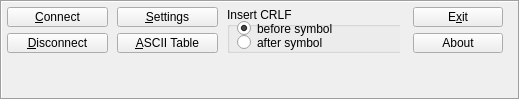
     <widget class="QFrame" name="topBar">
      <property name="sizePolicy">
       <sizepolicy hsizetype="Minimum" vsizetype="Fixed">
        <horstretch>0</horstretch>
        <verstretch>0</verstretch>
       </sizepolicy>
      </property>
      <property name="minimumSize">
       <size>
        <width>520</width>
        <height>60</height>
       </size>
      </property>
      <property name="contextMenuPolicy">
       <enum>Qt::NoContextMenu</enum>
      </property>
      <property name="layoutDirection">
       <enum>Qt::LeftToRight</enum>
      </property>
      <property name="frameShape">
       <enum>QFrame::Box</enum>
      </property>
      <property name="frameShadow">
       <enum>QFrame::Sunken</enum>
      </property>
      <layout class="QHBoxLayout">
       <property name="spacing">
        <number>3</number>
       </property>
       <property name="margin">
        <number>5</number>
       </property>
       <item>
        <widget class="QFrame" name="topFrameL">
         <property name="contextMenuPolicy">
          <enum>Qt::NoContextMenu</enum>
         </property>
         <property name="frameShape">
          <enum>QFrame::NoFrame</enum>
         </property>
         <property name="frameShadow">
          <enum>QFrame::Raised</enum>
         </property>
         <widget class="QPushButton" name="buttonConnect">
          <property name="geometry">
           <rect>
            <x>0</x>
            <y>0</y>
            <width>101</width>
            <height>20</height>
           </rect>
          </property>
          <property name="contextMenuPolicy">
           <enum>Qt::NoContextMenu</enum>
          </property>
          <property name="statusTip">
           <string>Connect To Device</string>
          </property>
          <property name="whatsThis">
           <string>Connect to device</string>
          </property>
          <property name="text">
           <string>&amp;Connect</string>
          </property>
          <property name="icon">
           <iconset resource="main.qrc">
            <normaloff>:/images/connect.png</normaloff>:/images/connect.png</iconset>
          </property>
          <property name="autoDefault">
           <bool>false</bool>
          </property>
         </widget>
         <widget class="QPushButton" name="buttonSettings">
          <property name="geometry">
           <rect>
            <x>110</x>
            <y>0</y>
            <width>101</width>
            <height>20</height>
           </rect>
          </property>
          <property name="contextMenuPolicy">
           <enum>Qt::NoContextMenu</enum>
          </property>
          <property name="statusTip">
           <string>Go to Device Settings Dialog</string>
          </property>
          <property name="whatsThis">
           <string>Go to Device Settings Dialog</string>
          </property>
          <property name="text">
           <string>&amp;Settings</string>
          </property>
          <property name="icon">
           <iconset resource="main.qrc">
            <normaloff>:/images/settings.png</normaloff>:/images/settings.png</iconset>
          </property>
         </widget>
         <widget class="QPushButton" name="buttonDisconnect">
          <property name="geometry">
           <rect>
            <x>0</x>
            <y>26</y>
            <width>101</width>
            <height>20</height>
           </rect>
          </property>
          <property name="contextMenuPolicy">
           <enum>Qt::NoContextMenu</enum>
          </property>
          <property name="statusTip">
           <string>Disconnect From Device</string>
          </property>
          <property name="whatsThis">
           <string>Disconnect From Device</string>
          </property>
          <property name="text">
           <string>&amp;Disconnect</string>
          </property>
          <property name="icon">
           <iconset resource="main.qrc">
            <normaloff>:/images/disconnect.png</normaloff>:/images/disconnect.png</iconset>
          </property>
         </widget>
         <widget class="QPushButton" name="buttonAsciiTable">
          <property name="geometry">
           <rect>
            <x>110</x>
            <y>26</y>
            <width>101</width>
            <height>20</height>
           </rect>
          </property>
          <property name="contextMenuPolicy">
           <enum>Qt::NoContextMenu</enum>
          </property>
          <property name="statusTip">
           <string>Show ASCII Table</string>
          </property>
          <property name="whatsThis">
           <string>Show ASCII Table</string>
          </property>
          <property name="text">
           <string>&amp;ASCII Table</string>
          </property>
          <property name="icon">
           <iconset resource="main.qrc">
            <normaloff>:/images/ascii.png</normaloff>:/images/ascii.png</iconset>
          </property>
         </widget>
         <widget class="QGroupBox" name="groupBox_3">
          <property name="geometry">
           <rect>
            <x>220</x>
            <y>0</y>
            <width>261</width>
            <height>46</height>
           </rect>
          </property>
          <property name="contextMenuPolicy">
           <enum>Qt::NoContextMenu</enum>
          </property>
          <property name="statusTip">
           <string/>
          </property>
          <property name="title">
           <string>Insert CRLF</string>
          </property>
          <widget class="QComboBox" name="combo_LF_Symbol">
           <property name="geometry">
            <rect>
             <x>180</x>
             <y>16</y>
             <width>69</width>
             <height>22</height>
            </rect>
           </property>
           <property name="contextMenuPolicy">
            <enum>Qt::NoContextMenu</enum>
           </property>
           <property name="statusTip">
            <string>Insert CR LF Before|After This Received Symbol</string>
           </property>
           <property name="whatsThis">
            <string>Insert CR LF Before|After This Received Symbol</string>
           </property>
           <property name="editable">
            <bool>false</bool>
           </property>
           <property name="maxVisibleItems">
            <number>32</number>
           </property>
          </widget>
          <widget class="QRadioButton" name="radioBeforeSym">
           <property name="geometry">
            <rect>
             <x>10</x>
             <y>12</y>
             <width>161</width>
             <height>19</height>
            </rect>
           </property>
           <property name="contextMenuPolicy">
            <enum>Qt::NoContextMenu</enum>
           </property>
           <property name="statusTip">
            <string>Insert CR LF Before Received Symbol</string>
           </property>
           <property name="whatsThis">
            <string>Insert CR LF Before Received Symbol</string>
           </property>
           <property name="text">
            <string>before symbol</string>
           </property>
           <property name="checked">
            <bool>true</bool>
           </property>
          </widget>
          <widget class="QRadioButton" name="radioAfterSym">
           <property name="geometry">
            <rect>
             <x>10</x>
             <y>26</y>
             <width>161</width>
             <height>19</height>
            </rect>
           </property>
           <property name="contextMenuPolicy">
            <enum>Qt::NoContextMenu</enum>
           </property>
           <property name="statusTip">
            <string>Insert CR LF After Received Symbol</string>
           </property>
           <property name="whatsThis">
            <string>Insert CR LF After Received Symbol</string>
           </property>
           <property name="text">
            <string>after symbol</string>
           </property>
          </widget>
         </widget>
        </widget>
       </item>
       <item>
        <widget class="QFrame" name="topFrameR">
         <property name="sizePolicy">
          <sizepolicy hsizetype="Fixed" vsizetype="Preferred">
           <horstretch>0</horstretch>
           <verstretch>0</verstretch>
          </sizepolicy>
         </property>
         <property name="minimumSize">
          <size>
           <width>110</width>
           <height>16</height>
          </size>
         </property>
         <property name="contextMenuPolicy">
          <enum>Qt::NoContextMenu</enum>
         </property>
         <property name="frameShape">
          <enum>QFrame::NoFrame</enum>
         </property>
         <property name="frameShadow">
          <enum>QFrame::Raised</enum>
         </property>
         <widget class="QPushButton" name="buttonExit">
          <property name="geometry">
           <rect>
            <x>10</x>
            <y>0</y>
            <width>90</width>
            <height>20</height>
           </rect>
          </property>
          <property name="contextMenuPolicy">
           <enum>Qt::NoContextMenu</enum>
          </property>
          <property name="statusTip">
           <string>Exit From Terminal</string>
          </property>
          <property name="whatsThis">
           <string>Exit From Terminal</string>
          </property>
          <property name="text">
           <string>E&amp;xit</string>
          </property>
          <property name="icon">
           <iconset resource="main.qrc">
            <normaloff>:/images/exitapp.png</normaloff>:/images/exitapp.png</iconset>
          </property>
         </widget>
         <widget class="QPushButton" name="buttonAbout">
          <property name="geometry">
           <rect>
            <x>10</x>
            <y>26</y>
            <width>90</width>
            <height>20</height>
           </rect>
          </property>
          <property name="contextMenuPolicy">
           <enum>Qt::NoContextMenu</enum>
          </property>
          <property name="statusTip">
           <string>About VPTerminal</string>
          </property>
          <property name="whatsThis">
           <string>About VPTerminal</string>
          </property>
          <property name="text">
           <string>About</string>
          </property>
          <property name="icon">
           <iconset resource="main.qrc">
            <normaloff>:/images/mainicon.png</normaloff>:/images/mainicon.png</iconset>
          </property>
         </widget>
        </widget>
       </item>
      </layout>
     </widget>
